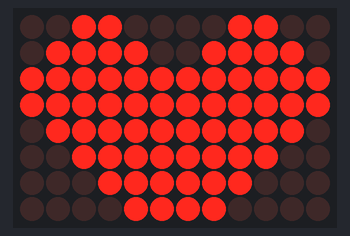
Recording of a sketch running on a simulated Arduino Uno R4 WiFi. On the bench: 12×8 LED matrix.

Above: at 0.1 s.

The sketch:

heartBlink.ino
```cpp
#include "Arduino_LED_Matrix.h"

ArduinoLEDMatrix matrix;

void setup() {
  matrix.begin();
}

void loop() {
  // Show a heart
  static uint8_t heart[8][12] = {
    {0,0,1,1,0,0,0,0,1,1,0,0},
    {0,1,1,1,1,0,0,1,1,1,1,0},
    {1,1,1,1,1,1,1,1,1,1,1,1},
    {1,1,1,1,1,1,1,1,1,1,1,1},
    {0,1,1,1,1,1,1,1,1,1,1,0},
    {0,0,1,1,1,1,1,1,1,1,0,0},
    {0,0,0,1,1,1,1,1,1,0,0,0},
    {0,0,0,0,1,1,1,1,0,0,0,0}
  };

  matrix.renderBitmap(heart, 8, 12);
  delay(1000);

  // Clear the matrix
  matrix.clear();
  delay(1000);
}
```
